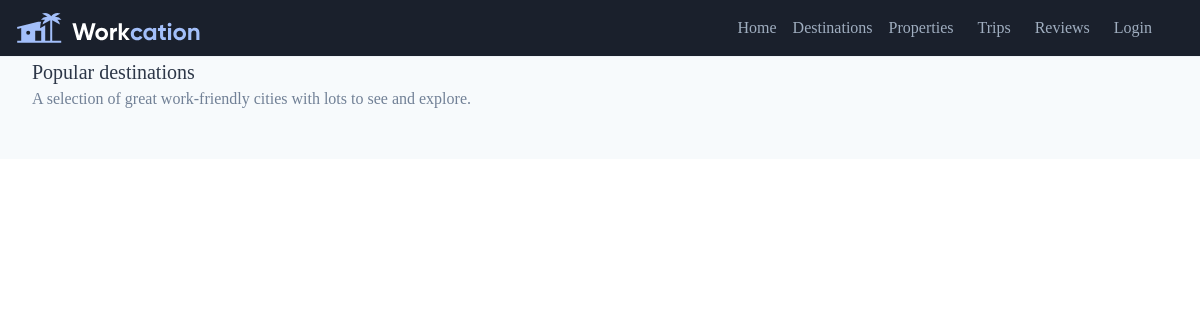
The page /destination/ on the database as committed earlier.
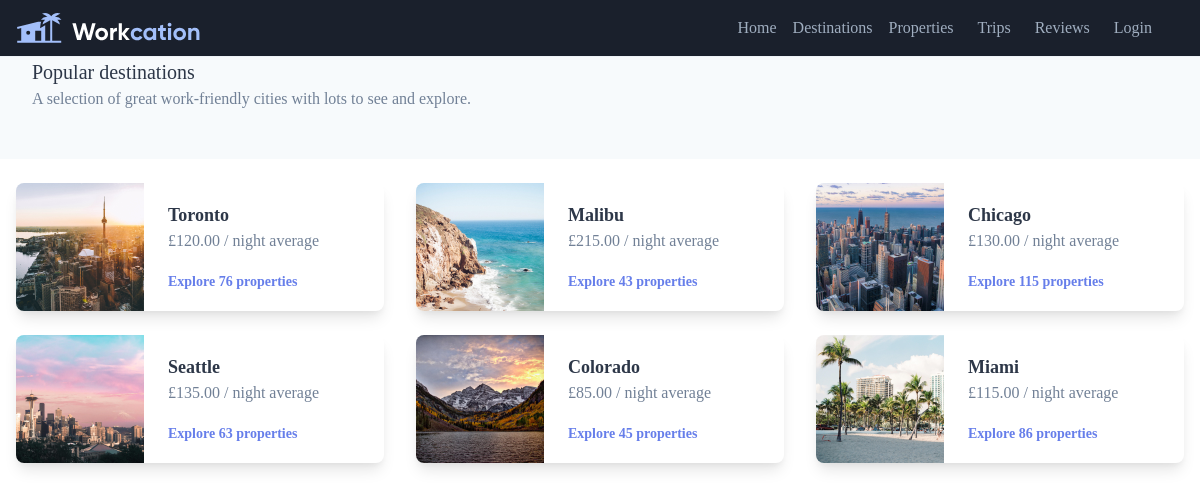
The same page on the database as committed later.
### destination/models.py (models this page shows)
class Destination(models.Model):
    id              = models.AutoField(primary_key=True)
    city            = models.CharField(max_length=120)
    averagePrice    = models.DecimalField(decimal_places=2, max_digits=10000)
    propertyCount   = models.IntegerField()
    imageUrl        = models.TextField(blank=True, null=True)
    imageAlt        = models.CharField(max_length=120, null=True)

### destination/views.py (the view)
# urls.py: path('destination/', destination_detail_view, name='destination'),
def destination_detail_view(request, *args, **kwargs):
    queryset = Destination.objects.all()
    context = {
        'object_list': queryset
    }
    return render(request, "destination/details.html", context)

### theme/templates/destination/details.html
{% extends 'base.html' %}
{% load static %}
{% block content %}
        <div class="max-auto ">
            <div class="bg-gray-100 pb-12 border-gray-200 border-solid border-t">
                <h2 class="text-xl text-gray-800 px-8">Popular destinations</h2>
                <p class="text-gray-600 px-8">
                    A selection of great work-friendly
                    cities with lots to see and explore.
                </p>
            </div>
            <div class="flex flex-wrap pb-12">
            {% for item in object_list %}
                <div class="mt-6 w-full px-4 w-1/2 sm:w-1/2 md:w-1/2 lg:w-1/3 xl:w-1/3">
                    <div class="flex items-center rounded-lg bg-white shadow-lg overflow-hidden ">
                        <img class="h-32 w-32 md:object-cover  sm:object-cover sm:object-center md:object-center  flex-shrink-0 h-full"
                            src="{% static item.imageUrl %}"
                            alt="{{ item.imageAlt }}">
                        <div class="px-6 py-4">
                        <h3 class="text-lg font-semibold text-gray-800">{{ item.city }} </h3>
                        <p class="text-gray-600">£{{ item.averagePrice }} / night average</p>
                        <div class="mt-4">
                            <a href="#"
                                    class="text-indigo-500 hover:text-indigo-400
                                            font-semibold text-sm">
                                    Explore {{ item.propertyCount }} properties
                            </a>
                        </div>
                        </div>
                    </div>
                </div>
                {% endfor %}
            </div>
    </div>
{% endblock %}

### theme/templates/base.html (shortened to what this page needs)
{% load static %}
<!DOCTYPE html>
<html lang="en">
  <head>
    <link rel="stylesheet" href="{% static "css/styles.min.css" %}">
  </head>
  <body class="bg-grey-lightest font-serif leading-normal tracking-normal">
    {% include 'navbar.html' %}
    <div  class="antialiased text-gray-800">
        {% block content %}{% endblock %}
    </div>
  </body>
</html>

### theme/templates/navbar.html (shortened to what this page needs)
{% load static %}
  <div class="bg-gray-900
              sm:flex sm:justify-between
              sm:items-center sm:px-4 sm:py-3">
      <div class="flex items-center justify-between
                  px-4 py-3 sm:p-0">
          <div>
            <img class="h-8"
              src="{% static "/images/logo-inverted.svg" %}"
              alt="Workcation">
          </div>
      </div>
      <nav :class="isOpen ? 'block' : 'hidden'" class="sm:block">
        <div class="border-t border-teal-800 sm:border-t-0">
        <div class=" px-2 pt-2 pb-4 sm:flex sm:p-0  z-20">
          <a href="/"
              class="cursor-pointer block px-2 py-1 text-gray-500 focus:text-white
                      rounded hover:bg-gray-800 hover:text-gray-100 focus:bg-gray-700">
              Home
          <a>
          <a href="/destination"
              class="cursor-pointer block px-2 py-1 text-gray-500 focus:text-white
                      rounded hover:bg-gray-800 hover:text-gray-100 focus:bg-gray-700">
              Destinations
          </a>
          <a href="/property"
              class="cursor-pointer block px-2 py-1 text-gray-500 focus:text-white
                      rounded hover:bg-gray-800 hover:text-gray-100 focus:bg-gray-700">
              Properties
          </a>
          <a href="/trips"
              class="cursor-pointer mt-1 block px-2 py-1 text-gray-500 focus:text-white
                      rounded hover:bg-gray-800 hover:text-gray-100 focus:bg-gray-700 sm:mt-0 sm:ml-2">
              Trips
          </a>
          <a href="/reviews"
              class="cursor-pointer mt-1 block px-2 py-1 text-gray-500 focus:text-white
                      rounded hover:bg-gray-800 hover:text-gray-100 focus:bg-gray-700 sm:mt-0 sm:ml-2">
              Reviews
          </a>
          <a id="login-link" href="/login"
              class=" cursor-pointer mt-1 block px-2 py-1 text-gray-500 focus:text-white
                      rounded hover:bg-gray-800 hover:text-gray-100 focus:bg-gray-700 sm:mt-0 sm:ml-2">
              Login
          </a>
        </div>
        </div>
    </nav>
  </div>

Rows that differ between the two databases and show on the page:
added Destination: imageUrl (picture), city "Toronto", averagePrice "120.00", propertyCount "76"
added Destination: imageUrl (picture), city "Malibu", averagePrice "215.00", propertyCount "43"
added Destination: imageUrl (picture), city "Chicago", averagePrice "130.00", propertyCount "115"
added Destination: imageUrl (picture), city "Seattle", averagePrice "135.00", propertyCount "63"
added Destination: imageUrl (picture), city "Colorado", averagePrice "85.00", propertyCount "45"
added Destination: imageUrl (picture), city "Miami", averagePrice "115.00", propertyCount "86"
